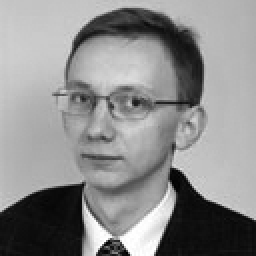
#> input picture kr2/pics/A.jpg, 128 x 128 px (shown 2 times larger)
$ jupyter execute --allow-errors KR2.ipynb
#> lines starting #> are read from the running program, lines starting #| are printed output that depends on the picture
[cell 1]
import numpy as np
from PIL import Image
import scipy.stats as sps
import matplotlib.pyplot as plt

import cvxpy as cvx
import numpy.linalg as la

from tqdm import tqdm

[cell 2]
def getPics(files, colored = False, limits = None):
    pics = []
    if not colored:
        for file in files:
            pics.append(Image.open(file).convert("L"))
        matrix = list(map(lambda x: np.asarray(x), pics))
        if limits is not None:
            matrix = list(map(lambda m: m[limits[0]:limits[1],
                                          limits[0]:limits[1]], matrix))
        pics_shape = matrix[0].shape
        matrix = list(map(lambda x: x.reshape(-1), matrix))
        return matrix, pics_shape

    if colored:
        for file in files:
            pics.append(Image.open(file))
        matrix = list(map(lambda x: np.asarray(x), pics))
        pics_shape = matrix[0].shape
        matrix = list(map(lambda x: x.reshape(-1), matrix))
        return matrix, pics_shape

[cell 3]
def picCombiner(pics, alpha):
    return (np.array(pics).T @ alpha).T


def Display(image, shape, colored = True):
    if colored:
        plt.imshow(image.reshape(shape)/255, vmin=0.0, vmax=1.0)
    else:
        plt.imshow(image.reshape(shape)/255, vmin=0.0, vmax=1.0, cmap = 'gray')
    plt.show()


def DisplayMulti(images, shape, colored = True, disp = None):
    if disp == None:
        plt.figure(figsize=(12, 4))
    else:
        plt.figure(figsize=(disp[1]*4, disp[0]*4))
    if colored:
        for i, image in enumerate(images):
            if disp == None:
                disp = (1, len(images))
            plt.subplot(*disp, i + 1)
            plt.imshow(image.reshape(shape)/255, vmin=0.0, vmax=1.0)
    else:
        for i, image in enumerate(images):
            if disp == None:
                disp = (1, len(images))
            plt.subplot(*disp, i + 1)
            plt.imshow(image.reshape(shape)/255, vmin=0.0, vmax=1.0, cmap = 'gray')
    plt.show()


def getRandWeight(size):
    arr = sps.uniform.rvs(size=size)
    return arr/arr.sum()


def getMixture(matrixs, weights = None):
    if weights is None:
        weights = getRandWeight(len(matrixs))
    return picCombiner(np.array(matrixs), np.array(weights))

[cell 4]
def LPSolver(r, C, d, extremum):
    alpha = cvx.Variable(C.shape[1])
    constraints = [ C @ alpha + d >= 0 ]
    optimiser = (cvx.Minimize if (extremum == 'min') else cvx.Maximize)
    obj = optimiser(r @ (C @ alpha + d))
    prob = cvx.Problem(obj, constraints=constraints)
    prob.solve()

    return prob.value, alpha.value


def preparation(X, N, tol=1e-6):
    inds = np.abs(X).sum(axis=1) > tol
    X_large = X[inds, :]

    d = X_large.mean(axis=1)

    U = X_large - d[:, np.newaxis]
    UU, _, _ = np.linalg.svd(X_large - d[:, np.newaxis], compute_uv=True)

    C = UU[:, :N - 1]

    return C, d, inds


def is_exp_pt(C, d, alpha, tol=1e-6):
    sin_value = np.linalg.svd(C[(np.abs(C @ alpha + d) < tol), :], compute_uv=False)
    sin_value = np.abs(sin_value)
    temp = sin_value / sin_value.sum()
    return np.sum(temp > tol) == C.shape[1]


def CAMNS_LP(X_, N, tol_lp=1e-6, tol_ext=1e-6, tol_zeros=1e-6, max_iter=10**9):
    C, d, inds = preparation(X_, N, tol_zeros)
    L, M_ = X_.shape
    X = X_[inds, :]

    LL = X.shape[0]

    B = np.eye(LL)
    S = np.empty(shape=(LL, 0))

    for i in range(max_iter):
        if  S.shape[1] >= N:
            break

        w = sps.norm.rvs(size=(LL))
        r = B @ w

        p, a1 = LPSolver(r, C, d, 'min')
        q, a2 = LPSolver(r, C, d, 'max')

        s1 = C @ a1 + d
        s2 = C @ a2 + d

        if S.shape[1] == 0:
            if is_exp_pt(C, d, a1, tol=tol_ext):
                S = np.hstack([S, s1[:, np.newaxis]])
            if is_exp_pt(C, d, a2, tol=tol_ext):
                S = np.hstack([S, s2[:, np.newaxis]])
        else:
            if np.abs(p) / (np.linalg.norm(r) * np.linalg.norm(s1)):
                if is_exp_pt(C, d, a1, tol=tol_ext):
                    S = np.hstack([S, s1[:, np.newaxis]])

            if np.abs(q) / (np.linalg.norm(r) * np.linalg.norm(s2)) >= tol_lp:
                if is_exp_pt(C, d, a2, tol=tol_ext):
                    S = np.hstack([S, s2[:, np.newaxis]])

        Q, _ = np.linalg.qr(S)
        B = np.eye(LL) - Q @ Q.T

    if S.shape[1] > N:
        slice_ = np.arange(N-1)
        slice_ = np.append(slice_, N-1 if (p > q) else N)
        S = S[:,slice_]

    res = np.zeros(shape=(L, N))
    res[inds, :] = S
    return res

[cell 5]
def PrepareMix(matrixes, m = 10):
    mix_ = [getMixture(matrixes) for _ in range(m)]

    mix_ = np.array(mix_).T
    mix_.shape
    return mix_


def DisplayExperiment(bw_matrix, mix, res, bw_pics_shape):
    print("Before:")
    DisplayMulti(bw_matrix, bw_pics_shape, False)

    print("Part of mix:")
    DisplayMulti(mix.T[:len(bw_matrix)], bw_pics_shape, False)

    print("After:")
    DisplayMulti(res.T, bw_pics_shape, False)


def conduct(files, m=10, limits = None):
    matrixes, pics_shape = getPics(files, limits=limits)
    mix = PrepareMix(matrixes, m)
    res = CAMNS_LP(mix, len(matrixes))
    DisplayExperiment(matrixes, mix, res, pics_shape)

Необоходимые условия:

1. Все значения матрицы картинки > 0.
2. Для каждой кортинки существует значение в матрицы > 0, для которого соответсвующие значения в других картинках = 0.
3. Смешанная кортинка получается в результате взятия линеной комбинации картинок с суммой весов 1.
4. Кол-во спутанных картинок хотя бы кол-во картинок на входе, при

#> (a cell that did not finish here is left out)

#> pass 2 of the loop in getPics, `for file in files:`:
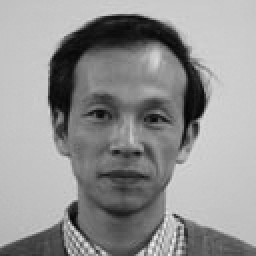
#> input picture kr2/pics/B.jpg, 128 x 128 px (shown 2 times larger)
#> pass 3 of the loop in getPics, `for file in files:`:
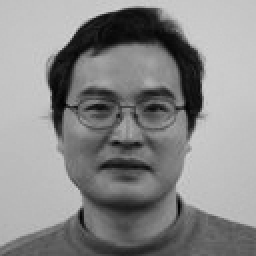
#> input picture kr2/pics/C.jpg, 128 x 128 px (shown 2 times larger)
#> in getPics, `matrix = list(map(lambda x: np.asarray(x), pics))`: matrix = 3 items
#> in conduct, `matrixes, pics_shape = getPics(files, limits=limits)`: pics_shape = (128, 128)
#> in PrepareMix, `mix_ = [getMixture(matrixes) for _ in range(m)]`: mix_ = 10 items
#> in preparation, `d = X_large.mean(axis=1)`: d = 16384 values, max 204.3 at index 8550, min 11.11 at index 6621, mean 141.7
#> in preparation, `C = UU[:, :N - 1]`: C = 16384 pairs, first value 0 to 0, second value 0 to 0

Наш алгоритм отработал правильно на картинке из примера. Проведем эксперимент: попробуем другие картинки.

[cell 7]
conduct(['pics/A.jpeg', 'pics/B.jpeg', 'pics/C.jpeg'], limits=(75, 125))
#> call 2 of getPics, with colored = False, limits = (75, 125)
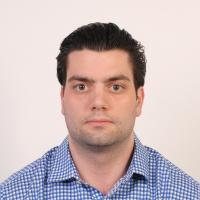
#> input picture kr2/pics/A.jpeg, 200 x 200 px
#> pass 2 of the loop in getPics, `for file in files:`:
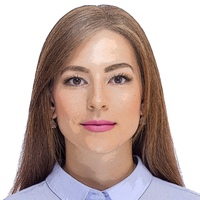
#> input picture kr2/pics/B.jpeg, 200 x 200 px
#> pass 3 of the loop in getPics, `for file in files:`:
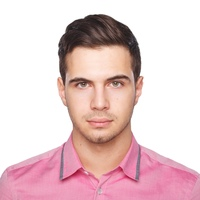
#> input picture kr2/pics/C.jpeg, 200 x 200 px
#> call 2 of preparation, with X = array of shape (2500, 10), N = 3, tol = 1e-06
#> in preparation (call 2), `d = X_large.mean(axis=1)`: d = 2500 values, max 213.5 at index 1324, min 50.91 at index 204, mean 170.5
#> in preparation (call 2), `UU, _, _ = np.linalg.svd(X_large - d[:, np.newaxis], compute_uv=True)`:
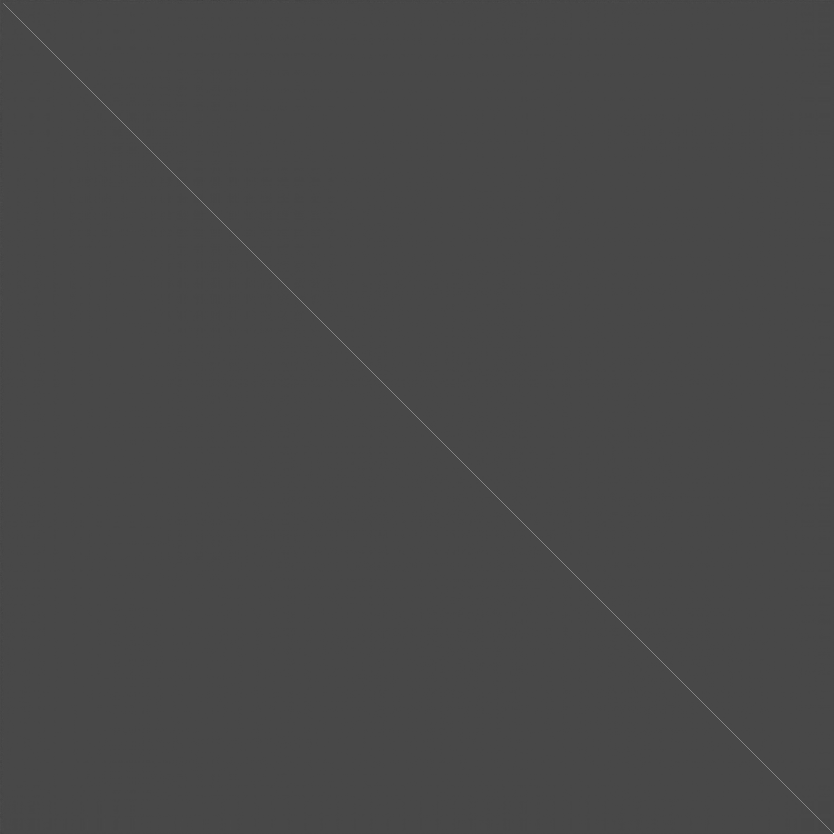
#> UU: shape (2500, 2500) float64 (shown at 1/3 size); min -0.395, max 1, mean 3.15e-05; drawn with min black and max white
#> in preparation (call 2), `C = UU[:, :N - 1]`: C = 2500 pairs, first value -0.0637 to 0.0987, second value -0.0555 to 0.0969
#> (the call stopped at in LPSolver, `alpha = cvx.Variable(C.shape[1])`: cvxpy is not available in this run)

Мы видим, что для данных картинок исходные изображения были востановлены с искажением, хотя приблизительный их вид сохранился. Вероятно нарушаются условия из статьи (при которых алгоритм работает корректно).

Рассмотрим еще один пример, с большим числом картинок.

#> (a cell that did not finish here is left out)


Алгоритм отработал корректно.

Проверим, что произойдет, если мы умешим число смешанных картинок.

#> (a cell that did not finish here is left out)

#> pass 2 of the loop in getPics, `for file in files:`:
#> pass 3 of the loop in getPics, `for file in files:`:
#> the loop made 4 passes; the first 3 are shown

Мы видим, что при кол-ве смешанных картинок равному, кол-ву исходных картинок так же правильно восстановились изображения.

Попробуем еще уменьшить число картинок.

#> (a cell that did not finish here is left out)

Мы видим, что восстановить изображения не удалось (что было ожидаемо).

Теперь попробуем передать одно изображение дважды.

#> (a cell that did not finish here is left out)
